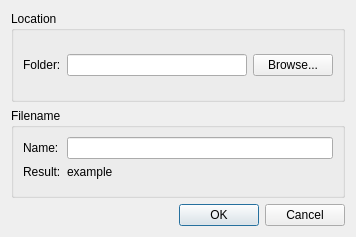
<?xml version="1.0" encoding="UTF-8"?>
<ui version="4.0">
 <class>SelectFolderDialog</class>
 <widget class="QDialog" name="SelectFolderDialog">
  <property name="geometry">
   <rect>
    <x>0</x>
    <y>0</y>
    <width>356</width>
    <height>237</height>
   </rect>
  </property>
  <property name="windowTitle">
   <string>File - Settings</string>
  </property>
  <layout class="QVBoxLayout" name="verticalLayout">
   <item>
    <widget class="QGroupBox" name="group_location">
     <property name="title">
      <string>Location</string>
     </property>
     <layout class="QVBoxLayout" name="verticalLayout_2">
      <item>
       <layout class="QHBoxLayout" name="layout_folder">
        <item>
         <widget class="QLabel" name="label_folder">
          <property name="enabled">
           <bool>true</bool>
          </property>
          <property name="text">
           <string>Folder:</string>
          </property>
         </widget>
        </item>
        <item>
         <widget class="QLineEdit" name="input_folder">
          <property name="enabled">
           <bool>true</bool>
          </property>
         </widget>
        </item>
        <item>
         <widget class="QPushButton" name="button_browse">
          <property name="enabled">
           <bool>true</bool>
          </property>
          <property name="text">
           <string>Browse...</string>
          </property>
          <property name="icon">
           <iconset theme="document-open">
            <normaloff>.</normaloff>.</iconset>
          </property>
         </widget>
        </item>
       </layout>
      </item>
     </layout>
    </widget>
   </item>
   <item>
    <widget class="QGroupBox" name="group_name">
     <property name="title">
      <string>Filename</string>
     </property>
     <layout class="QVBoxLayout" name="verticalLayout_3">
      <item>
       <layout class="QFormLayout" name="formLayout">
        <item row="0" column="0">
         <widget class="QLabel" name="label_name">
          <property name="text">
           <string>Name:</string>
          </property>
         </widget>
        </item>
        <item row="0" column="1">
         <widget class="QLineEdit" name="input_name"/>
        </item>
        <item row="1" column="0">
         <widget class="QLabel" name="label_result">
          <property name="text">
           <string>Result:</string>
          </property>
         </widget>
        </item>
        <item row="1" column="1">
         <widget class="QLabel" name="label_example">
          <property name="text">
           <string>example</string>
          </property>
         </widget>
        </item>
       </layout>
      </item>
     </layout>
    </widget>
   </item>
   <item>
    <widget class="QDialogButtonBox" name="buttonBox">
     <property name="orientation">
      <enum>Qt::Horizontal</enum>
     </property>
     <property name="standardButtons">
      <set>QDialogButtonBox::Cancel|QDialogButtonBox::Ok</set>
     </property>
    </widget>
   </item>
  </layout>
 </widget>
 <resources/>
 <connections>
  <connection>
   <sender>buttonBox</sender>
   <signal>accepted()</signal>
   <receiver>SelectFolderDialog</receiver>
   <slot>accept()</slot>
   <hints>
    <hint type="sourcelabel">
     <x>226</x>
     <y>225</y>
    </hint>
    <hint type="destinationlabel">
     <x>157</x>
     <y>238</y>
    </hint>
   </hints>
  </connection>
  <connection>
   <sender>buttonBox</sender>
   <signal>rejected()</signal>
   <receiver>SelectFolderDialog</receiver>
   <slot>reject()</slot>
   <hints>
    <hint type="sourcelabel">
     <x>245</x>
     <y>230</y>
    </hint>
    <hint type="destinationlabel">
     <x>253</x>
     <y>238</y>
    </hint>
   </hints>
  </connection>
 </connections>
</ui>
